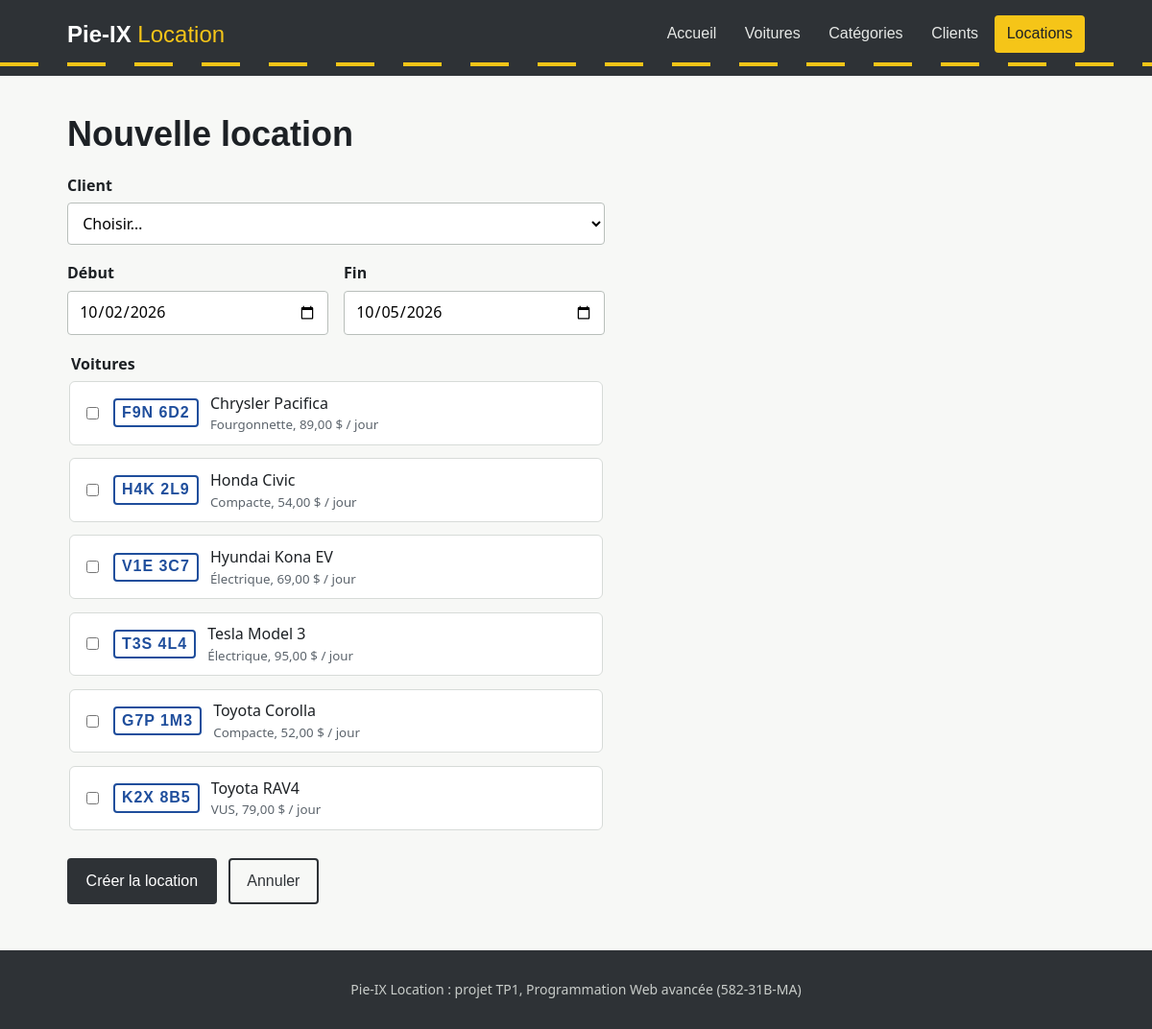
Page /location-create.php on the committed database.
### tables this page shows
CREATE TABLE voiture (
    id           INT AUTO_INCREMENT PRIMARY KEY,
    marque       VARCHAR(50)  NOT NULL,
    modele       VARCHAR(50)  NOT NULL,
    annee        SMALLINT     NOT NULL,
    plaque       VARCHAR(10)  NOT NULL UNIQUE,
    prix_jour    DECIMAL(7,2) NOT NULL,
    categorie_id INT          NOT NULL,
    CONSTRAINT fk_voiture_categorie FOREIGN KEY (categorie_id)
        REFERENCES categorie(id) ON UPDATE CASCADE ON DELETE RESTRICT
);

CREATE TABLE categorie (
    id          INT AUTO_INCREMENT PRIMARY KEY,
    nom         VARCHAR(50)  NOT NULL UNIQUE,
    description VARCHAR(255)
);

### Classe/Voiture.php (called while the page is built, shortened)
<?php
class Voiture extends CRUD {
    public function selectAvecCategorie():array{
        $sql = "SELECT v.*, c.nom AS categorie
                FROM voiture v
                JOIN categorie c ON c.id = v.categorie_id
                ORDER BY v.marque, v.modele";
        return $this->query($sql)->fetchAll();
    }
}

### inc/fonctions.php (called while the page is built)
<?php
function e($valeur):string{
    return htmlspecialchars((string) $valeur, ENT_QUOTES, 'UTF-8');
}
function argent($montant):string{
    return number_format((float) $montant, 2, ',', ' ').' $';
}

### inc/form-location.php (the view, shortened to what this page needs)
<div class="champ">
    <label for="client_id">Client</label>
    <select id="client_id" name="client_id" required>
        <option value="">Choisir…</option>
    </select>
</div>
<div class="dates">
    <div class="champ">
        <label for="date_debut">Début</label>
        <input id="date_debut" name="date_debut" type="date" value="<?= $l['date_debut'] ?>" required>
    </div>
    <div class="champ">
        <label for="date_fin">Fin</label>
        <input id="date_fin" name="date_fin" type="date" value="<?= $l['date_fin'] ?>" required>
    </div>
</div>
<fieldset class="champ">
    <legend>Voitures</legend>
    <div class="choix-voitures">
        <?php foreach($voitures as $v){ ?>
            <label class="choix">
                <input type="checkbox" name="voitures[]" value="<?= $v['id'] ?>" <?= in_array($v['id'], $choisies) ? 'checked' : '' ?>>
                <span class="plaque"><?= e($v['plaque']) ?></span>
                <span><?= e($v['marque'].' '.$v['modele']) ?><small><?= e($v['categorie']) ?>, <?= argent($v['prix_jour']) ?> / jour</small></span>
            </label>
        <?php } ?>
    </div>
</fieldset>

### css/style.css (style rules this page uses)
:root { --asphalte: #2e3236; --ligne: #f5c518; --papier: #f7f8f6; --encre: #1d2125; --gris: #5c646c; --bordure: #d7dbd8; --plaque: #1f4e9c; --danger: #b42318; --succes: #1e7b4a; --signal: Bahnschrift, "DIN Alternate", "Arial Narrow", sans-serif; --texte: system-ui, -apple-system, "Segoe UI", Roboto, sans-serif; }
* { box-sizing: border-box; }
body { margin: 0; background: var(--papier); color: var(--encre); font: 1rem/1.55 var(--texte); min-height: 100vh; display: flex; flex-direction: column; }
.plaque { display: inline-block; font-family: var(--signal); font-weight: 700; letter-spacing: .06em; color: var(--plaque); background: #fff; border: 2px solid var(--plaque); border-radius: 4px; padding: .05rem .45rem; white-space: nowrap; }
.champ { margin-bottom: 1.1rem; border: 0; padding: 0; }
label, legend { display: block; font-weight: 600; margin-bottom: .35rem; }
input, select, textarea { width: 100%; font: inherit; padding: .55rem .7rem; border: 1px solid #b9bfbb; border-radius: 4px; background: #fff; }
.dates { display: grid; grid-template-columns: 1fr 1fr; gap: 1rem; }
.choix-voitures { display: grid; gap: .5rem; }
.choix { display: flex; align-items: center; gap: .75rem; font-weight: 400; background: #fff; border: 1px solid var(--bordure); border-radius: 6px; padding: .6rem .8rem; cursor: pointer; }
.choix input { width: auto; }
.choix small { display: block; color: var(--gris); }

### rows in the picture
voiture: plaque "F9N 6D2", marque+modele "Chrysler Pacifica", categorie.nom "Fourgonnette", prix_jour "89,00 $"
voiture: plaque "H4K 2L9", marque+modele "Honda Civic", categorie.nom "Compacte", prix_jour "54,00 $"
voiture: plaque "V1E 3C7", marque+modele "Hyundai Kona EV", categorie.nom "Électrique", prix_jour "69,00 $"
voiture: plaque "T3S 4L4", marque+modele "Tesla Model 3", categorie.nom "Électrique", prix_jour "95,00 $"
voiture: plaque "G7P 1M3", marque+modele "Toyota Corolla", categorie.nom "Compacte", prix_jour "52,00 $"
voiture: plaque "K2X 8B5", marque+modele "Toyota RAV4", categorie.nom "VUS", prix_jour "79,00 $"

### other values in the picture
$lien[1] "Accueil"
$lien[1] "Voitures"
$lien[1] "Catégories"
$lien[1] "Clients"
$lien[1] "Locations"
